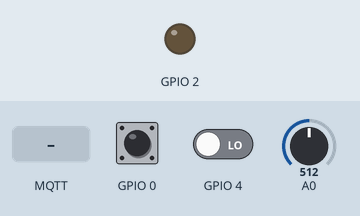
This sketch was run on a simulated ESP8266 (NodeMCU). On the bench: output pins drawn as LEDs (lit = HIGH). The test bench sets the inputs (shaded band); at power-on: GPIO 0 HIGH, GPIO 4 LOW, A0 = 512. WiFi joins after 1.5 s; servers stay silent unless stated; no MQTT or app messages arrive unless stated; what the sketch prints to the serial monitor is not drawn.

Above: at 2.7 s.
2.8 s: MQTT message "led_control" arrives on the first subscribed topic
At 3.9 s:
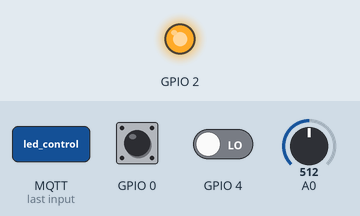
5.0 s: MQTT message "1" arrives on the first subscribed topic
At 6.7 s:
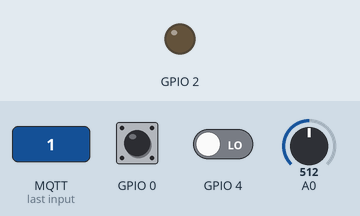
7.0 s: MQTT message "0" arrives on the first subscribed topic
At 8.5 s:
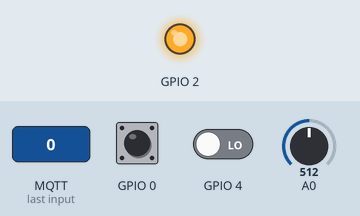
Timing chart, 0 to 10.0 s (numbered marks = the images above; inputs shaded):
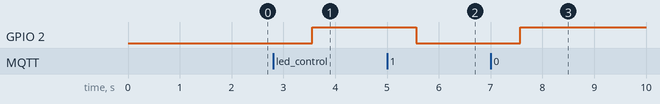

Measured:
- after the input at 2.8 s, GPIO 2: LOW → HIGH after 0.76 s
- after the input at 5.0 s, GPIO 2: HIGH → LOW after 0.56 s
- after the input at 7.0 s, GPIO 2: LOW → HIGH after 0.57 s

The sketch:

trab6.ino
```cpp
#include <ESP8266WiFi.h>
#include <PubSubClient.h>

WiFiClient TCP_Client; // Objecto do tipo TCP
PubSubClient client(TCP_Client); // Objecto do tipo cliente MQTT
int gpio0, gpio2=0, gpio4, a0; // Variáveis para os pinos do ESP8266

void setup() {
    Serial.begin(115200);

    // WiFi network
    Serial.println(); Serial.print("Connecting");
    WiFi.mode(WIFI_STA);
    WiFi.begin("idk", "tiagomarques");
    while (WiFi.status() != WL_CONNECTED) {
        delay(500); Serial.print(".");
    }
    Serial.println(); Serial.print("Connected, IP address: "); Serial.println(WiFi.localIP());

    // MQTT
    client.setServer("192.168.43.118", 1883); // O Servidor MQTT, Broker, está no docker container
    client.setCallback(callback);
    client.connect("esp8266"); // O ESP regista-se no Broker, com o nome “esp8266"
    client.subscribe("led_control"); // O ESP subscreve o tópico “led_control"

    // GPIO
    pinMode(0,INPUT);
    pinMode(2,OUTPUT);
    pinMode(4,INPUT);
    pinMode(A0, INPUT);
}

void loop() {
    if (!client.connected()) {
        client.connect("esp8266"); // O ESP Regista-se no Broker com o nome esp8266
    }

    client.loop();
    //read values
    gpio0 = digitalRead(0);
    gpio2 = digitalRead(2);
    gpio4 = digitalRead(4);
    a0 = analogRead(A0);

    if(!(client.publish("flash_state", String(gpio0).c_str()))) {
        Serial.println("Publish failed");
    }

    if(!(client.publish("led_state", String(gpio2).c_str()))) {
        Serial.println("Publish led_state failed");
    }

    if(!(client.publish("press_state", String(gpio4).c_str()))){
        Serial.println("Publish press_state failed");
    }

    if(!(client.publish("foto_state", String(a0).c_str()))){
        Serial.println("Publish foto_state failed");
    }
    delay(1000);
}

void callback(char* topic, byte* payload, unsigned int length) {
    Serial.print("Message arrived ["); Serial.print(topic); Serial.print("] ");
    for (int i = 0; i < length; i++) {
        Serial.print((char)payload[i]);
    }
    Serial.println();

    //if topic is "led_control" then turn on/off LED
    if (strcmp(topic, "led_control") == 0) {
        if ((char)payload[0] == '1') {
            digitalWrite(2, LOW);
        } else {
            digitalWrite(2, HIGH);
        }
    }
}
```
